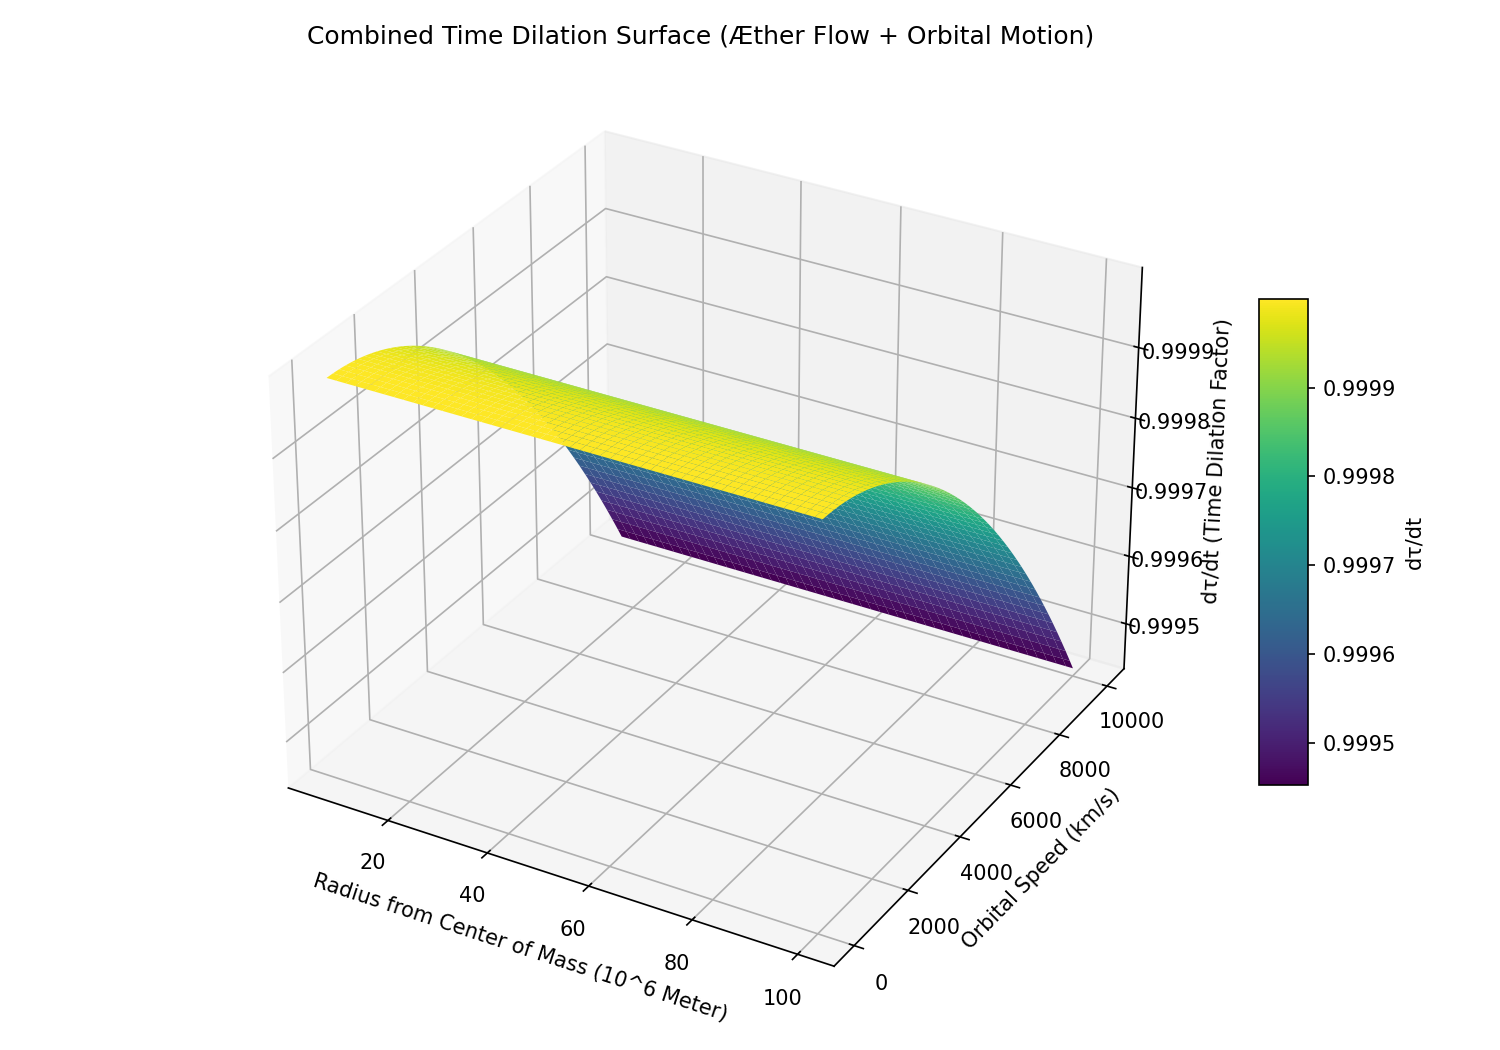

Here is the Python script that generated this plot:
import matplotlib
matplotlib.use('TkAgg')  # Ensure it uses Tkinter backend
import numpy as np
import matplotlib.pyplot as plt

# Constants
G = 6.67430e-11  # gravitational constant, m^3/kg/s^2
M = 5.972e24     # mass of Earth, kg
c = 3.0e8        # speed of light, m/s

# Generate grid of radii (r) and orbital velocities (v)
r = np.linspace(6.4e6, 1.0e8, 200)  # from Earth's radius to far orbit
v = np.linspace(0, 1.0e7, 200)      # orbital velocities up to ~10,000 km/s

R, V = np.meshgrid(r, v)

# Gravitational inflow velocity (vg) and orbital velocity (vorb)
vg = np.sqrt(2 * G * M / R)
vrel = np.sqrt(V**2 + vg**2)  # Combined relative velocity (vector sum)

# Time dilation factor: dτ/dt = sqrt(1 - v_rel^2 / c^2)
time_dilation = np.sqrt(1 - (vrel**2) / c**2)
time_dilation = np.clip(time_dilation, 0, 1)  # prevent complex values

# Create a 3D surface plot
fig = plt.figure(figsize=(10, 7))
ax = fig.add_subplot(111, projection='3d')
surf = ax.plot_surface(R / 1e6, V / 1e3, time_dilation, cmap='viridis', edgecolor='none')

# Labels and titles
ax.set_title('Combined Time Dilation Surface (Æther Flow + Orbital Motion)', fontsize=12)
ax.set_xlabel('Radius from Center of Mass (10^6 Meter)', fontsize=10)
ax.set_ylabel('Orbital Speed (km/s)', fontsize=10)
ax.set_zlabel('dτ/dt (Time Dilation Factor)', fontsize=10)
fig.colorbar(surf, ax=ax, shrink=0.5, aspect=10, label='dτ/dt')

plt.tight_layout()
import os
script_name = os.path.splitext(os.path.basename(__file__))[0]
filename = f"{script_name}.png"
plt.savefig(filename, dpi=150)  # Save image with high resolution
plt.show()
